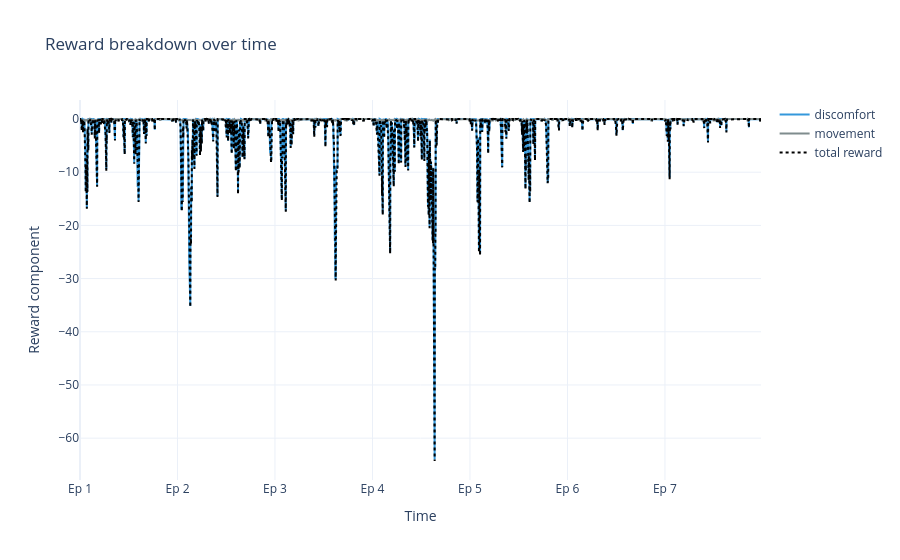

Notebook code for this chart:
### Code cell
fig = viz.graficar_desglose_recompensa(corrida_semana)
fig.write_html(OUT_ESC / "reward_breakdown.html")
fig.show()

### Figure 1 — Plotly figure (JSON) as saved in the notebook; plotly's stock layout.template omitted (floating-point values rounded to 4 significant figures; data arrays with more than 128 entries replaced by an {"elided": "..."} marker saying what was removed)
{"data": [{"customdata": {"elided": "3780 str values"}, "hovertemplate": "%{customdata}<br>discomfort: %{y:.3f}<extra></extra>", "line": {"color": "#3498db"}, "mode": "lines", "name": "discomfort", "type": "scatter", "x": {"elided": "3780 int values"}, "y": {"elided": "3780 float values"}}, {"customdata": {"elided": "3780 str values"}, "hovertemplate": "%{customdata}<br>movement: %{y:.3f}<extra></extra>", "line": {"color": "#7f8c8d"}, "mode": "lines", "name": "movement", "type": "scatter", "x": {"elided": "3780 int values"}, "y": {"elided": "3780 float values"}}, {"customdata": {"elided": "3780 str values"}, "hovertemplate": "%{customdata}<br>total: %{y:.3f}<extra></extra>", "line": {"color": "black", "dash": "dot"}, "mode": "lines", "name": "total reward", "type": "scatter", "x": {"elided": "3780 int values"}, "y": {"elided": "3780 float values"}}], "layout": {"title": {"text": "Reward breakdown over time"}, "xaxis": {"tickmode": "array", "ticktext": ["Ep 1", "Ep 2", "Ep 3", "Ep 4", "Ep 5", "Ep 6", "Ep 7"], "tickvals": [0, 541, 1082, 1623, 2164, 2705, 3246], "title": {"text": "Time"}}, "yaxis": {"title": {"text": "Reward component"}}}}
